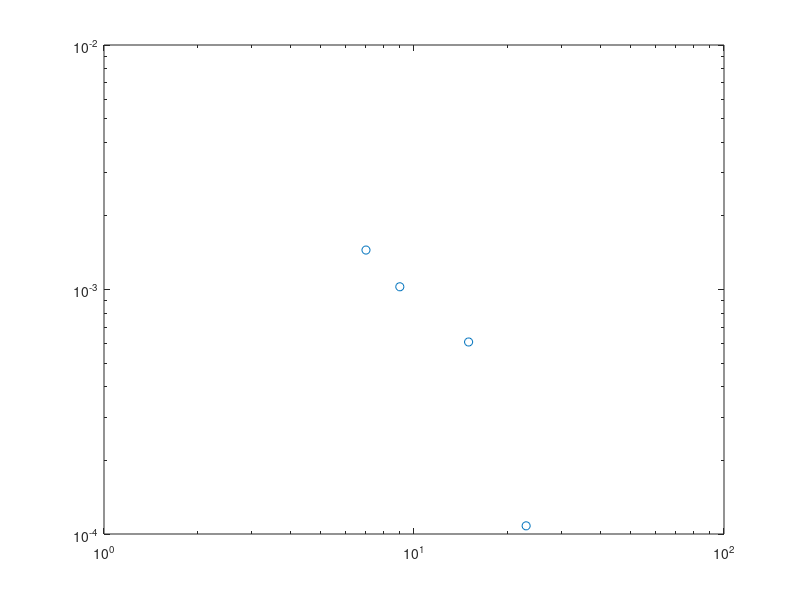

MATLAB code to generate this figure: (Note: this script raises an error after producing the figure.)
Lx = [16,24, 32, 40, 48];
distance = [7, 9,  15, 23];
SC = [0.00145, 1.026e-3,6.1e-4,  1.08e-4];
h1 = loglog(distance, SC,'o');hold on;

p = fit(log(distance(1:3)'),log(SC(1:3)'),'poly1');
fprintf('Ksc=%.5f\n',-p.p1);
x = fit_x(1):0.5:fit_x(end);
fl=loglog(distance,exp(p.p2)*distance.^p.p1,'-.');
T=text(8,4.5e-3,['$K_{sc}=',num2str(-p.p1),'$']);
set(T,'Interpreter','latex');set(T,'Fontsize',28);



set(gca,'fontsize',24);
set(gca,'linewidth',1.5);
set(h1,'markersize',10);
set(get(gca,'Children'),'linewidth',3); % Set line width 1.5 pounds
xlabel('$x$','Interpreter','latex');
ylabel('singlet pair correlation','Interpreter','latex');
set(get(gca,'XLabel'),'FontSize',24); 
set(get(gca,'YLabel'),'FontSize',24); 
